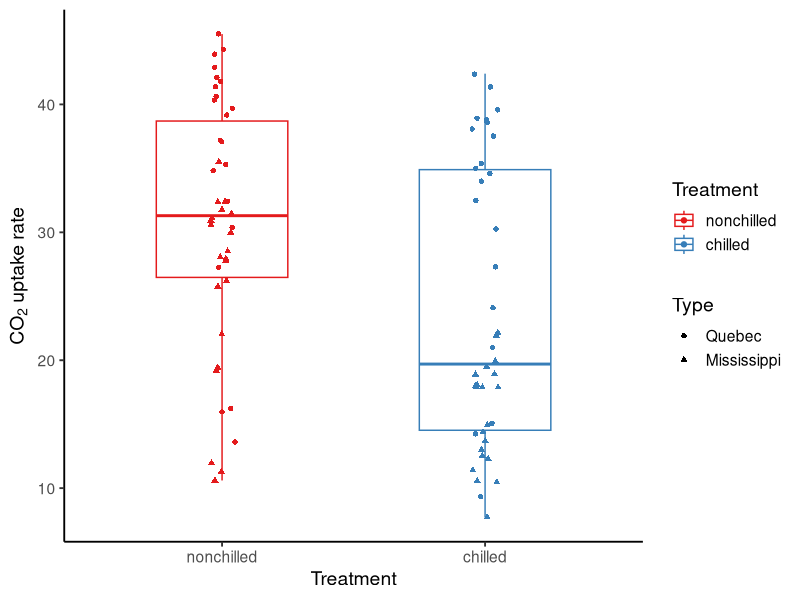

Write R code to recreate this figure.
## ---- chunk 1
knitr::opts_chunk$set(message = F, 
                      error = F, 
                      warning = F,
                      fig.align = "center")

## ---- chunk 2
library(tidyverse)

P_multi_legend <- ggplot(data = CO2) + 
  geom_boxplot(aes(x = Treatment, y = uptake, color = Treatment), width = 0.5) + 
  geom_point(aes(x = Treatment, y = uptake, color = Treatment, shape = Type), position = position_jitter(width = 0.05)) + 
  labs(x = "Treatment", y = expression(paste(CO[2], " uptake rate"))) + 
  theme_classic(base_size = 14) + 
  scale_color_brewer(palette = "Set1")

P_multi_legend
## ---- chunk 3

  
## ---- chunk 4

  
